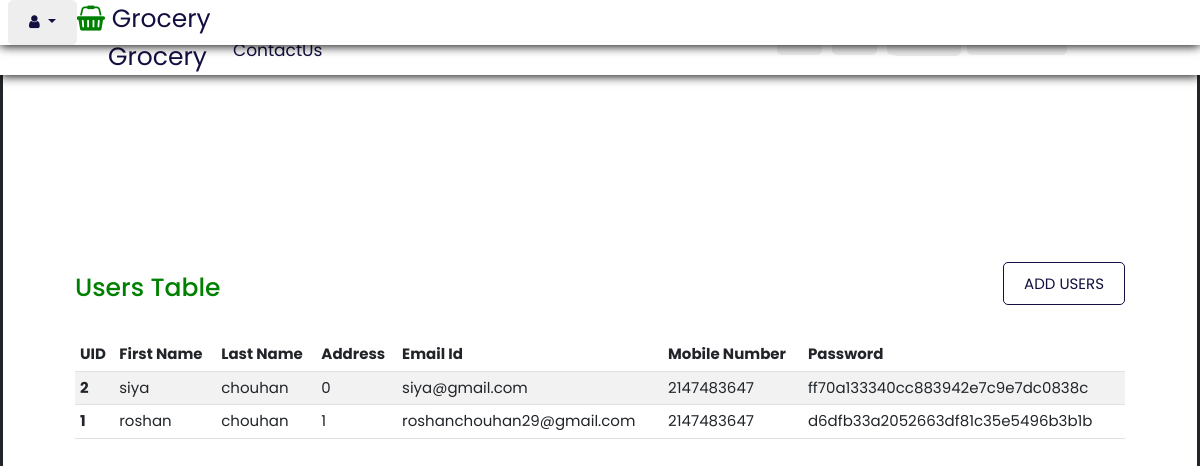
The page /Users.php (signed in) on the database its author committed.
### tables this page shows
CREATE TABLE `users` (
  `UID` int(10) NOT NULL,
  `first_name` varchar(20) NOT NULL,
  `last_name` varchar(20) NOT NULL,
  `AID` int(10) NOT NULL,
  `emailid` varchar(50) NOT NULL,
  `mobile_number` int(10) NOT NULL,
  `password` varchar(50) NOT NULL
);

### Users.php (the view, shortened to what this page needs)
<?php
include 'header.php'; ?>
  <body>
    <header >
      <div class="adminlogo">
        <?php
        include 'dropdown.php' ?>
        <a href="#" class="logo"><i class="fa fa-shopping-basket" aria-hidden="true"></i> Grocery</a>
      </div>
    </header>
    <section class="section">
      <div class="users">
         <h1>Users Table</h1>
         <div class="btn1">
            <a href="#">ADD USERS</a>
         </div>
      </div>
            <div class="usercontainer">
              <table class="table table-striped table-hover">
                <thead>
                <tr>
                  <th scope="col">UID</th>
                  <th scope="col">First Name</th>
                  <th scope="col">Last Name</th>
                  <th scope="col">Address</th>
                  <th scope="col">Email Id</th>
                  <th scope="col">Mobile Number</th>
                  <th scope="col">Password</th>
                </tr>
               </thead>
               <tbody>
                 <?php
                      include 'config.php';
                        $sql="SELECT * FROM users ORDER BY UID DESC";
                      $result2=mysqli_query($conn,$sql);
                      if(mysqli_num_rows( $result2 )>0)
                      {
                        while($row=mysqli_fetch_assoc($result2))
                        {
                 ?>
                <tr>
                  <th scope="row"><?php  echo $row['UID']; ?></th>
                  <td><?php  echo $row['first_name']; ?></td>
                  <td><?php  echo $row['last_name']; ?></td>
                  <td><?php  echo $row['AID']; ?></td>
                  <td><?php  echo $row['emailid']; ?></td>
                  <td><?php  echo $row['mobile_number']; ?></td>
                  <td><?php  echo $row['password']; ?></td>
                </tr>
                <?php
                     }
                   }else{
                    echo "empty";
                   }
                ?>
      </tbody>
   </table>
  </div>
 </section>
  </body>
</html>

### style.css (style rules this page uses)
:root { --green:green; --black:#130f40; --light-color:#666; --box-shadow:0 .1rem 1rem rgba(0,0,0.1); --border: 2rem solid rgba(0,0,0.1); --outline: .1rem solid rgba(0,0,0.1); }
* { font-family: 'Poppins', sans-serif; margin: 0; padding: 0; box-sizing: border-box; outline: none; text-decoration: none; border: none; transition: all .2s linear; }
html { font-size: 62.5%; overflow-x: hidden; scroll-behavior: smooth; scroll-padding-top:7rem; }
body { background: #eee; }
header { position:fixed; top:0; left: 0; right: 0; display: flex; justify-content: space-between; align-items: center; font-size: 1.5rem; background-color: #fff; padding-top: -1rem; padding: 0 9%; box-shadow: var(--box-shadow); z-index: 1000; }
header .logo { font-size: 2.5rem; color:var(--black); text-decoration: none; }
header .logo i { color: var(--green); }
section { padding: 2rem 6%; }
.section { background-color: #fff; width: 100vw; height: 100vh; border: 3px solid; }
.adminlogo { width: 100%; display: flex; margin-left:-10rem; padding-right: 2rem; }
.adminlogo .logo { font-size: 2.5rem; color:var(--black); text-decoration: none; }
.adminlogo .logo i { color: var(--green); }
.users { margin-top: 25rem; color: var(--green); display: flex; justify-content: space-between; padding-bottom: 3rem; }
.users .btn1 a { font-size: 1.5rem; border: 1px solid ; padding: 1rem 2rem; border-radius: 0.5rem; color: var(--black); text-decoration: none; }
.usercontainer .table { width: 100%; font-size: 1.5rem; }

### rows shown on the page
users: UID "2", first_name "siya", last_name "chouhan", AID "0", emailid "siya@gmail.com", mobile_number "2147483647", password "ff70a133340cc883942e7c9e7dc0838c"
users: UID "1", first_name "roshan", last_name "chouhan", AID "1", emailid "roshanchouhan29@gmail.com", mobile_number "2147483647", password "d6dfb33a2052663df81c35e5496b3b1b"
